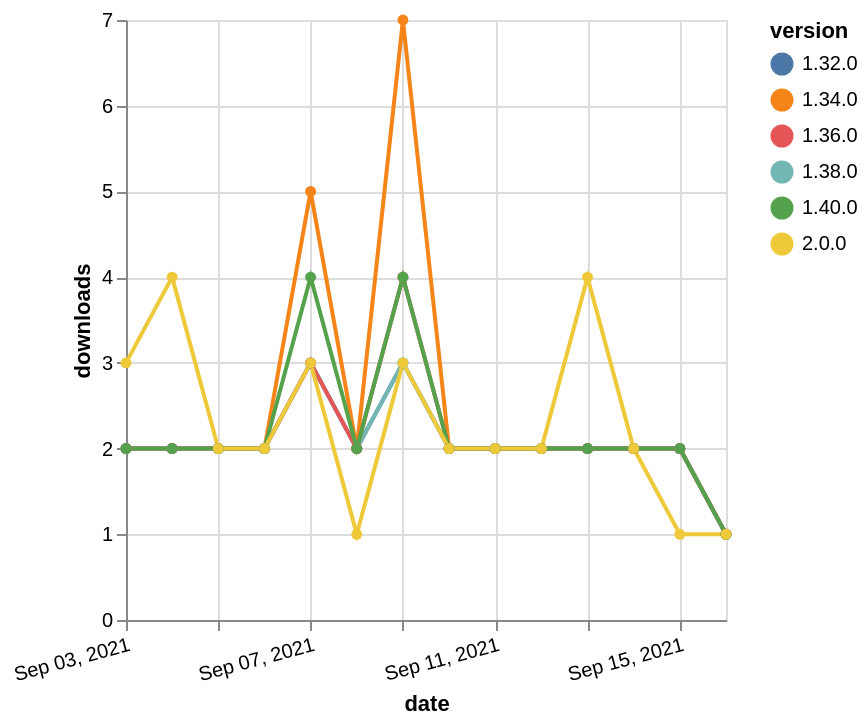

The specification (Vega-Lite) saved for this image:
### Vega-Lite specification from a JSON file in a GitHub repository (floating-point values rounded to 4 significant figures)
{"$schema": "https://vega.github.io/schema/vega-lite/v5.json", "description": "A simple bar chart with embedded data.", "data": {"values": [{"date": "2021-09-03", "total": 2165, "delta": 2, "version": "1.34.0"}, {"date": "2021-09-04", "total": 2167, "delta": 2, "version": "1.34.0"}, {"date": "2021-09-05", "total": 2169, "delta": 2, "version": "1.34.0"}, {"date": "2021-09-06", "total": 2171, "delta": 2, "version": "1.34.0"}, {"date": "2021-09-07", "total": 2176, "delta": 5, "version": "1.34.0"}, {"date": "2021-09-08", "total": 2178, "delta": 2, "version": "1.34.0"}, {"date": "2021-09-09", "total": 2185, "delta": 7, "version": "1.34.0"}, {"date": "2021-09-10", "total": 2187, "delta": 2, "version": "1.34.0"}, {"date": "2021-09-11", "total": 2189, "delta": 2, "version": "1.34.0"}, {"date": "2021-09-12", "total": 2191, "delta": 2, "version": "1.34.0"}, {"date": "2021-09-13", "total": 2193, "delta": 2, "version": "1.34.0"}, {"date": "2021-09-14", "total": 2195, "delta": 2, "version": "1.34.0"}, {"date": "2021-09-15", "total": 2197, "delta": 2, "version": "1.34.0"}, {"date": "2021-09-16", "total": 2198, "delta": 1, "version": "1.34.0"}, {"date": "2021-09-03", "total": 2068, "delta": 2, "version": "1.32.0"}, {"date": "2021-09-04", "total": 2070, "delta": 2, "version": "1.32.0"}, {"date": "2021-09-05", "total": 2072, "delta": 2, "version": "1.32.0"}, {"date": "2021-09-06", "total": 2074, "delta": 2, "version": "1.32.0"}, {"date": "2021-09-07", "total": 2077, "delta": 3, "version": "1.32.0"}, {"date": "2021-09-08", "total": 2079, "delta": 2, "version": "1.32.0"}, {"date": "2021-09-09", "total": 2082, "delta": 3, "version": "1.32.0"}, {"date": "2021-09-10", "total": 2084, "delta": 2, "version": "1.32.0"}, {"date": "2021-09-11", "total": 2086, "delta": 2, "version": "1.32.0"}, {"date": "2021-09-12", "total": 2088, "delta": 2, "version": "1.32.0"}, {"date": "2021-09-13", "total": 2090, "delta": 2, "version": "1.32.0"}, {"date": "2021-09-14", "total": 2092, "delta": 2, "version": "1.32.0"}, {"date": "2021-09-15", "total": 2094, "delta": 2, "version": "1.32.0"}, {"date": "2021-09-16", "total": 2095, "delta": 1, "version": "1.32.0"}, {"date": "2021-09-03", "total": 1033, "delta": 2, "version": "1.38.0"}, {"date": "2021-09-04", "total": 1035, "delta": 2, "version": "1.38.0"}, {"date": "2021-09-05", "total": 1037, "delta": 2, "version": "1.38.0"}, {"date": "2021-09-06", "total": 1039, "delta": 2, "version": "1.38.0"}, {"date": "2021-09-07", "total": 1042, "delta": 3, "version": "1.38.0"}, {"date": "2021-09-08", "total": 1044, "delta": 2, "version": "1.38.0"}, {"date": "2021-09-09", "total": 1047, "delta": 3, "version": "1.38.0"}, {"date": "2021-09-10", "total": 1049, "delta": 2, "version": "1.38.0"}, {"date": "2021-09-11", "total": 1051, "delta": 2, "version": "1.38.0"}, {"date": "2021-09-12", "total": 1053, "delta": 2, "version": "1.38.0"}, {"date": "2021-09-13", "total": 1055, "delta": 2, "version": "1.38.0"}, {"date": "2021-09-14", "total": 1057, "delta": 2, "version": "1.38.0"}, {"date": "2021-09-15", "total": 1059, "delta": 2, "version": "1.38.0"}, {"date": "2021-09-16", "total": 1060, "delta": 1, "version": "1.38.0"}, {"date": "2021-09-03", "total": 1501, "delta": 2, "version": "1.36.0"}, {"date": "2021-09-04", "total": 1503, "delta": 2, "version": "1.36.0"}, {"date": "2021-09-05", "total": 1505, "delta": 2, "version": "1.36.0"}, {"date": "2021-09-06", "total": 1507, "delta": 2, "version": "1.36.0"}, {"date": "2021-09-07", "total": 1510, "delta": 3, "version": "1.36.0"}, {"date": "2021-09-08", "total": 1512, "delta": 2, "version": "1.36.0"}, {"date": "2021-09-09", "total": 1516, "delta": 4, "version": "1.36.0"}, {"date": "2021-09-10", "total": 1518, "delta": 2, "version": "1.36.0"}, {"date": "2021-09-11", "total": 1520, "delta": 2, "version": "1.36.0"}, {"date": "2021-09-12", "total": 1522, "delta": 2, "version": "1.36.0"}, {"date": "2021-09-13", "total": 1524, "delta": 2, "version": "1.36.0"}, {"date": "2021-09-14", "total": 1526, "delta": 2, "version": "1.36.0"}, {"date": "2021-09-15", "total": 1528, "delta": 2, "version": "1.36.0"}, {"date": "2021-09-16", "total": 1529, "delta": 1, "version": "1.36.0"}, {"date": "2021-09-03", "total": 724, "delta": 2, "version": "1.40.0"}, {"date": "2021-09-04", "total": 726, "delta": 2, "version": "1.40.0"}, {"date": "2021-09-05", "total": 728, "delta": 2, "version": "1.40.0"}, {"date": "2021-09-06", "total": 730, "delta": 2, "version": "1.40.0"}, {"date": "2021-09-07", "total": 734, "delta": 4, "version": "1.40.0"}, {"date": "2021-09-08", "total": 736, "delta": 2, "version": "1.40.0"}, {"date": "2021-09-09", "total": 740, "delta": 4, "version": "1.40.0"}, {"date": "2021-09-10", "total": 742, "delta": 2, "version": "1.40.0"}, {"date": "2021-09-11", "total": 744, "delta": 2, "version": "1.40.0"}, {"date": "2021-09-12", "total": 746, "delta": 2, "version": "1.40.0"}, {"date": "2021-09-13", "total": 748, "delta": 2, "version": "1.40.0"}, {"date": "2021-09-14", "total": 750, "delta": 2, "version": "1.40.0"}, {"date": "2021-09-15", "total": 752, "delta": 2, "version": "1.40.0"}, {"date": "2021-09-16", "total": 753, "delta": 1, "version": "1.40.0"}, {"date": "2021-09-03", "total": 240, "delta": 3, "version": "2.0.0"}, {"date": "2021-09-04", "total": 244, "delta": 4, "version": "2.0.0"}, {"date": "2021-09-05", "total": 246, "delta": 2, "version": "2.0.0"}, {"date": "2021-09-06", "total": 248, "delta": 2, "version": "2.0.0"}, {"date": "2021-09-07", "total": 251, "delta": 3, "version": "2.0.0"}, {"date": "2021-09-08", "total": 252, "delta": 1, "version": "2.0.0"}, {"date": "2021-09-09", "total": 255, "delta": 3, "version": "2.0.0"}, {"date": "2021-09-10", "total": 257, "delta": 2, "version": "2.0.0"}, {"date": "2021-09-11", "total": 259, "delta": 2, "version": "2.0.0"}, {"date": "2021-09-12", "total": 261, "delta": 2, "version": "2.0.0"}, {"date": "2021-09-13", "total": 265, "delta": 4, "version": "2.0.0"}, {"date": "2021-09-14", "total": 267, "delta": 2, "version": "2.0.0"}, {"date": "2021-09-15", "total": 268, "delta": 1, "version": "2.0.0"}, {"date": "2021-09-16", "total": 269, "delta": 1, "version": "2.0.0"}]}, "width": "container", "mark": {"type": "line", "point": {"filled": true}}, "encoding": {"x": {"field": "date", "type": "temporal", "timeUnit": "yearmonthdate", "title": "date", "axis": {"labelAngle": -15}}, "y": {"field": "delta", "type": "quantitative", "title": "downloads"}, "color": {"field": "version", "type": "nominal"}, "tooltip": {"field": "delta"}}}
